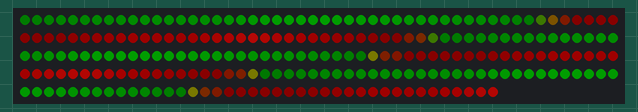
Simulated run of this sketch. Board: Arduino Uno, built with avr-gcc and run on an emulated ATmega328P. On the bench: 240 RGB LEDs in strip order, left to right, continuing on the next row. Dim RGB values are drawn brighter than linear.

Above: at 3.18 s.
At 7.67 s:
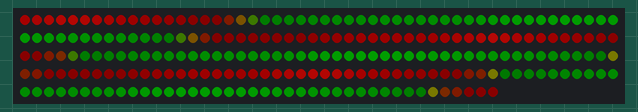
At 12.16 s:
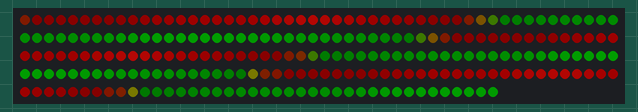
At 21.46 s:
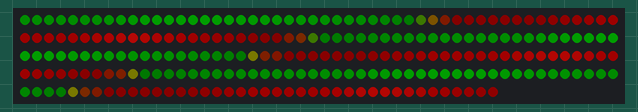
At 30.44 s:
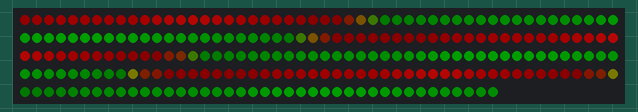
At 39.75 s:
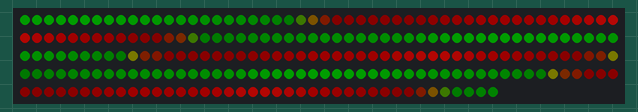

The sketch:

xmasPalletMicro.ino
```cpp
#include <FastLED.h>

#define LED_PIN     3
#define NUM_LEDS    240
#define BRIGHTNESS  64
#define LED_TYPE    WS2812B
#define COLOR_ORDER GRB
CRGB leds[NUM_LEDS];

#define UPDATES_PER_SECOND 100

DEFINE_GRADIENT_PALETTE( bhw2_xmas_gp ) {
    0,   0, 12,  0,
   40,   0, 55,  0,
   66,   1,117,  2,
   77,   1, 84,  1,
   81,   0, 55,  0,
  119,   0, 12,  0,
  153,  42,  0,  0,
  181, 121,  0,  0,
  204, 255, 12,  8,
  224, 121,  0,  0,
  244,  42,  0,  0,
  255,  42,  0,  0};


CRGBPalette16 currentPalette = bhw2_xmas_gp;
#define currentBlending LINEARBLEND

void setup() {
    delay(3000); // power-up safety delay
    FastLED.addLeds<LED_TYPE, LED_PIN, COLOR_ORDER>(leds, NUM_LEDS).setCorrection(TypicalLEDStrip);
    FastLED.setBrightness(BRIGHTNESS);
}


void loop(){
    static uint8_t startIndex = 0;
    startIndex = startIndex + 1; /* motion speed */

    FillLEDsFromPaletteColors( startIndex);

    FastLED.show();
    FastLED.delay(1000 / UPDATES_PER_SECOND);
}

void FillLEDsFromPaletteColors( uint8_t colorIndex) {
    uint8_t brightness = 255;

    for( int i = 0; i < NUM_LEDS; i++) {
        leds[i] = ColorFromPalette( currentPalette, colorIndex, brightness, currentBlending);
        colorIndex += 3;
    }
}
```
